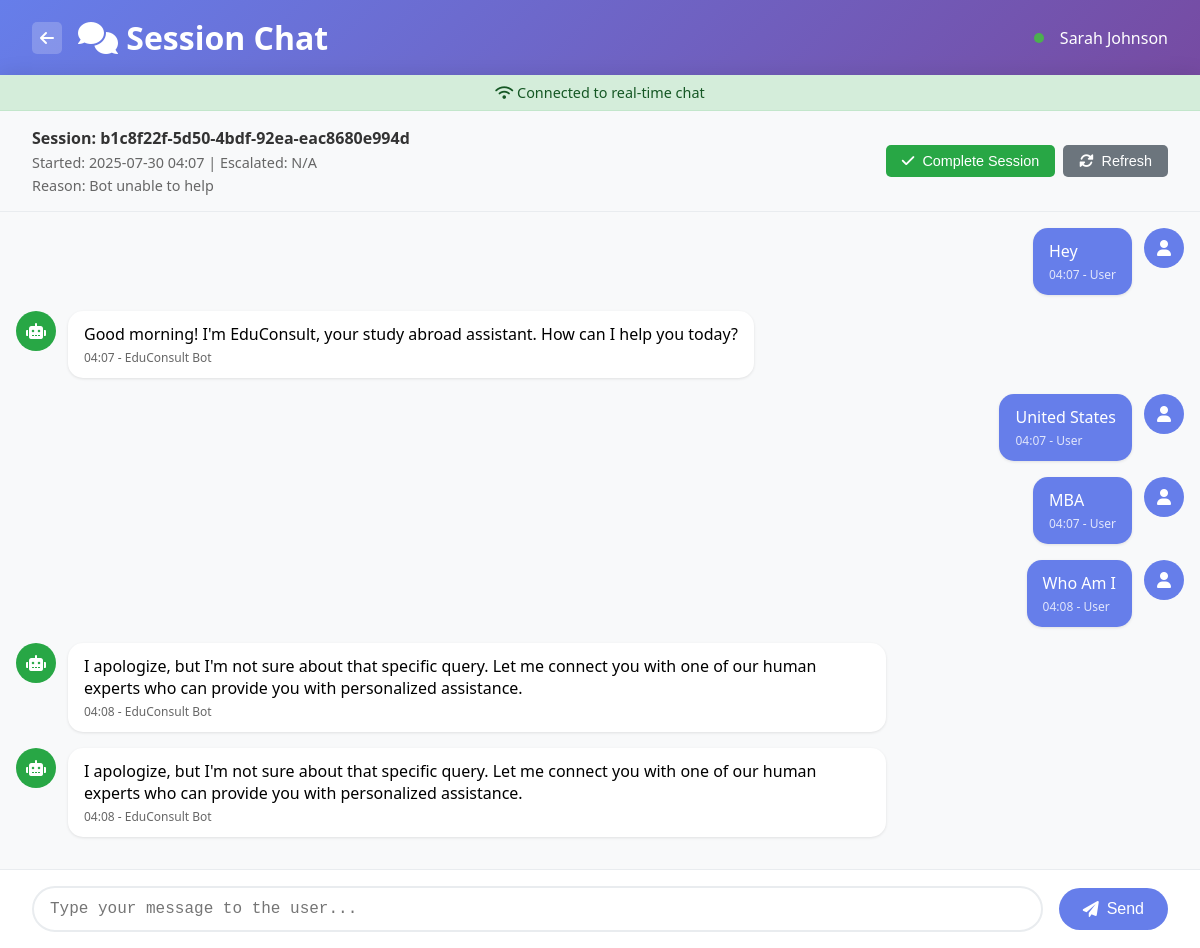
/agent/session/b1c8f22f-5d50-4bdf-92ea-eac8680e994d (signed in), run on the app's committed database.
### human_handoff/models.py (models this page shows, shortened)
class Agent(db.Model):
    __tablename__ = 'agents'
    id = db.Column(db.Integer, primary_key=True)
    agent_id = db.Column(db.String(50), unique=True, nullable=False)
    name = db.Column(db.String(100), nullable=False)
    email = db.Column(db.String(120), unique=True, nullable=False)
    phone = db.Column(db.String(20))
    specialization = db.Column(db.String(100))
    password_hash = db.Column(db.String(255), nullable=True)
    password_set = db.Column(db.Boolean, default=False)  # True if agent has set their password
    status = db.Column(db.String(20), default='available')  # available, busy, offline
    max_concurrent_sessions = db.Column(db.Integer, default=5)
    current_sessions = db.Column(db.Integer, default=0)
    created_at = db.Column(db.DateTime, default=datetime.utcnow)
    last_active = db.Column(db.DateTime, default=datetime.utcnow)
    total_sessions_handled = db.Column(db.Integer, default=0)
    average_response_time = db.Column(db.Integer, default=0)  # in seconds
    is_active = db.Column(db.Boolean, default=True)
    agent_sessions = db.relationship('AgentSession', backref='agent', lazy=True)

class ChatSession(db.Model):
    __tablename__ = 'chat_sessions'
    id = db.Column(db.Integer, primary_key=True)
    session_id = db.Column(db.String(100), unique=True, nullable=False, default=lambda: str(uuid.uuid4()))
    user_id = db.Column(db.String(100))  # Keep for backward compatibility with guest sessions
    student_id = db.Column(db.Integer, db.ForeignKey('students.id'), nullable=True)  # New FK for authenticated users
    created_at = db.Column(db.DateTime, default=datetime.utcnow)
    updated_at = db.Column(db.DateTime, default=datetime.utcnow, onupdate=datetime.utcnow)
    status = db.Column(db.String(20), default='active')  # active, closed, escalated
    requires_human = db.Column(db.Boolean, default=False)
    assigned_agent_id = db.Column(db.Integer, db.ForeignKey('agents.id'))
    escalation_reason = db.Column(db.Text)
    escalated_at = db.Column(db.DateTime)
    resolved_at = db.Column(db.DateTime)
    user_satisfaction_rating = db.Column(db.Integer)
    notes = db.Column(db.Text)
    messages = db.relationship('Message', backref='session', lazy=True, cascade='all, delete-orphan')
    assigned_agent = db.relationship('Agent', backref='assigned_sessions')
    analytics = db.relationship('SessionAnalytics', backref='session', uselist=False, cascade='all, delete-orphan')

class Message(db.Model):
    __tablename__ = 'messages'
    id = db.Column(db.Integer, primary_key=True)
    session_id = db.Column(db.String(100), db.ForeignKey('chat_sessions.session_id'), nullable=False)
    sender_type = db.Column(db.String(10), nullable=False)  # user, bot, agent
    sender_id = db.Column(db.String(100))
    message_content = db.Column(db.Text, nullable=False)
    message_type = db.Column(db.String(20), default='text')  # text, image, file, system
    timestamp = db.Column(db.DateTime, default=datetime.utcnow)
    is_fallback = db.Column(db.Boolean, default=False)
    message_metadata = db.Column(db.Text)  # JSON string for additional data

### human_handoff/agent_routes.py (the view)
@agent_bp.route('/session/<session_id>')
def session_detail(session_id):
    if 'agent_id' not in session:
        return redirect(url_for('agent.agent_login'))
    chat_session = ChatSession.query.filter_by(session_id=session_id).first()
    if not chat_session:
        return "Session not found", 404
    messages = Message.query.filter_by(session_id=session_id).order_by(Message.timestamp.asc()).all()
    agent_id = session['agent_id']
    agent = Agent.query.filter_by(agent_id=agent_id).first()
    return render_template('agent/session_detail.html',
                         session=chat_session,
                         messages=messages,
                         agent=agent)

### templates/agent/session_detail.html (shortened to what this page needs)
<!DOCTYPE html>
<html lang="en">
<head>
    <link href="https://cdnjs.cloudflare.com/ajax/libs/font-awesome/6.0.0/css/all.min.css" rel="stylesheet">
</head>
<body>
    <div class="header">
        <div class="header-left">
            <a href="/agent/dashboard" class="back-btn">
                <i class="fas fa-arrow-left"></i>
            </a>
            <h1><i class="fas fa-comments"></i> Session Chat</h1>
        </div>
        <div class="session-info">
            <div class="status-indicator"></div>
            <span>{{ agent.name }}</span>
        </div>
    </div>
    <div class="chat-container">
        <div id="connection-status" class="connection-status">
            <i class="fas fa-wifi"></i> Connected to real-time chat
        </div>
        <div class="chat-header">
            <div class="session-details">
                <div class="session-id">Session: {{ session.session_id }}</div>
                <div class="session-meta">
                    Started: {{ session.created_at.strftime('%Y-%m-%d %H:%M') if session.created_at else 'N/A' }} |
                    Escalated: {{ session.escalated_at.strftime('%Y-%m-%d %H:%M') if session.escalated_at else 'N/A' }}
                </div>
                <div class="session-meta">
                    Reason: {{ session.escalation_reason or 'Bot unable to help' }}
                </div>
            </div>
            <div class="chat-actions">
                <button class="btn btn-success" onclick="completeSession()">
                    <i class="fas fa-check"></i> Complete Session
                </button>
                <button class="btn btn-secondary" onclick="refreshMessages()">
                    <i class="fas fa-sync-alt"></i> Refresh
                </button>
            </div>
        </div>
        <div class="messages-container" id="messages-container">
            {% for message in messages %}
            <div class="message {{ message.sender_type }}">
                <div class="message-avatar">
                    {% if message.sender_type == 'user' %}
                        <i class="fas fa-user"></i>
                    {% elif message.sender_type == 'bot' %}
                        <i class="fas fa-robot"></i>
                    {% else %}
                        <i class="fas fa-user-tie"></i>
                    {% endif %}
                </div>
                <div class="message-content">
                    {{ message.message_content }}
                    <div class="message-meta">
                        {{ message.timestamp.strftime('%H:%M') if message.timestamp else 'N/A' }}
                        {% if message.sender_type == 'agent' %}
                            - {{ agent.name }}
                        {% elif message.sender_type == 'bot' %}
                            - EduConsult Bot
                        {% else %}
                            - User
                        {% endif %}
                    </div>
                </div>
            </div>
            {% endfor %}
        </div>
        <div class="input-container">
            <textarea
                id="message-input"
                class="message-input"
                placeholder="Type your message to the user..."
                rows="1"
            ></textarea>
            <button id="send-btn" class="send-btn" onclick="sendMessage()">
                <i class="fas fa-paper-plane"></i> Send
            </button>
        </div>
    </div>
</body>
</html>

### templates/agent/session_detail.html (style rules this page uses)
* { margin: 0; padding: 0; box-sizing: border-box; }
body { font-family: 'Segoe UI', Tahoma, Geneva, Verdana, sans-serif; background: #f5f6fa; height: 100vh; display: flex; flex-direction: column; }
.header { background: linear-gradient(135deg, #667eea 0%, #764ba2 100%); color: white; padding: 1rem 2rem; display: flex; justify-content: space-between; align-items: center; box-shadow: 0 2px 10px rgba(0,0,0,0.1); }
.header-left { display: flex; align-items: center; gap: 1rem; }
.back-btn { background: rgba(255,255,255,0.2); color: white; border: none; padding: 0.5rem; border-radius: 5px; cursor: pointer; text-decoration: none; display: flex; align-items: center; }
.session-info { display: flex; align-items: center; gap: 1rem; }
.status-indicator { width: 10px; height: 10px; border-radius: 50%; background: #4CAF50; }
.chat-container { flex: 1; display: flex; flex-direction: column; max-width: 1200px; margin: 0 auto; width: 100%; background: white; box-shadow: 0 0 20px rgba(0,0,0,0.1); }
.chat-header { background: #f8f9fa; padding: 1rem 2rem; border-bottom: 1px solid #e9ecef; display: flex; justify-content: space-between; align-items: center; }
.session-details { display: flex; flex-direction: column; gap: 0.25rem; }
.session-id { font-weight: 600; color: #333; }
.session-meta { font-size: 0.9rem; color: #666; }
.chat-actions { display: flex; gap: 0.5rem; }
.btn { padding: 0.5rem 1rem; border: none; border-radius: 5px; cursor: pointer; font-size: 0.9rem; text-decoration: none; display: inline-flex; align-items: center; gap: 0.5rem; transition: all 0.2s ease; }
.btn-success { background: #28a745; color: white; }
.btn-secondary { background: #6c757d; color: white; }
.messages-container { flex: 1; overflow-y: auto; padding: 1rem; background: #f8f9fa; }
.message { margin-bottom: 1rem; display: flex; align-items: flex-start; gap: 0.75rem; }
.message.user { flex-direction: row-reverse; }
.message-avatar { width: 40px; height: 40px; border-radius: 50%; display: flex; align-items: center; justify-content: center; color: white; font-weight: bold; flex-shrink: 0; }
.message.user .message-avatar { background: #667eea; }
.message.bot .message-avatar { background: #28a745; }
.message-content { max-width: 70%; background: white; padding: 0.75rem 1rem; border-radius: 15px; box-shadow: 0 1px 3px rgba(0,0,0,0.1); }
.message.user .message-content { background: #667eea; color: white; }
.message-meta { font-size: 0.75rem; color: #666; margin-top: 0.25rem; }
.message.user .message-meta { color: rgba(255,255,255,0.8); }
.input-container { background: white; padding: 1rem 2rem; border-top: 1px solid #e9ecef; display: flex; gap: 1rem; align-items: center; }
.message-input { flex: 1; padding: 0.75rem 1rem; border: 2px solid #e9ecef; border-radius: 25px; font-size: 1rem; outline: none; resize: none; min-height: 44px; max-height: 120px; }
.send-btn { background: #667eea; color: white; border: none; padding: 0.75rem 1.5rem; border-radius: 25px; cursor: pointer; font-size: 1rem; display: flex; align-items: center; gap: 0.5rem; transition: background 0.2s ease; }
.connection-status { padding: 0.5rem 1rem; background: #d4edda; color: #155724; border-bottom: 1px solid #c3e6cb; text-align: center; font-size: 0.9rem; }

### data on the page
Agent: name "Sarah Johnson"
ChatSession: session_id "b1c8f22f-5d50-4bdf-92ea-eac8680e994d", created_at "2025-07-30 04:07", escalated_at "N/A", escalation_reason "Bot unable to help"
Message: sender_type "user" (drawn), message_content "Hey", timestamp "04:07"
Message: sender_type "bot" (drawn), message_content "Good morning! I'm EduConsult, your study abroad assistant. How can I help you today?", timestamp "04:07"
Message: sender_type "user" (drawn), message_content "United States", timestamp "04:07"
Message: sender_type "user" (drawn), message_content "MBA", timestamp "04:07"
Message: sender_type "user" (drawn), message_content "Who Am I", timestamp "04:08"
Message: sender_type "bot" (drawn), message_content "I apologize, but I'm not sure about that specific query. Let me connect you with one of our human experts who can provide you with personalized assistance.", timestamp "04:08"
Message: sender_type "bot" (drawn), message_content "I apologize, but I'm not sure about that specific query. Let me connect you with one of our human experts who can provide you with personalized assistance.", timestamp "04:08"
